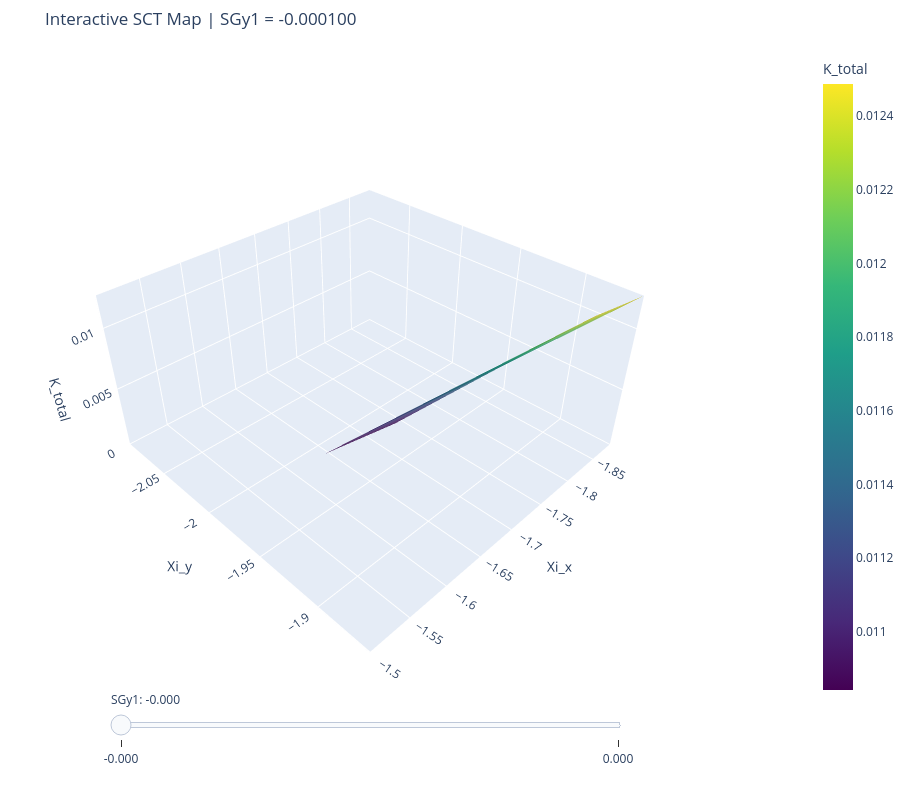

The notebook cell this image was saved under:
### Code cell
# 1. Выделяем натуральную точку (где все секступоли = 0)
#nat_row = df[(df['SGx1'] == 0) & (df['SGx2'] == 0) & (df['SGy1'] == 0) & (df['SGy2'] == 0)].iloc[0]

# 2. Список уникальных значений SGy1 для поверхностей
sgy_values = np.sort(df['SGy1'].unique())
num_slices = len(sgy_values)

fig = go.Figure()

# 3. Добавляем ПОВЕРХНОСТИ
for i, sgy in enumerate(sgy_values):
    df_slice = df[df['SGy1'] == sgy]
    fig.add_trace(go.Mesh3d(
        x=df_slice['chrom_x'], y=df_slice['chrom_y'], z=df_slice['K_total'],
        intensity=df_slice['K_total'], colorscale='Viridis', opacity=0.8,
        visible=(i == 0), showscale=True,
        colorbar=dict(title="K_total", x=1.1)
    ))

# 4. Добавляем "Идеальную цель" (0,0,0) - индекс в списке traces: num_slices
fig.add_trace(go.Scatter3d(
    x=[0], y=[0], z=[0],
    mode='markers', marker=dict(size=10, color='red', symbol='diamond', line=dict(width=2, color='white')),
    name='Ideal Target (0,0,0)', visible=True
))

# 6. Настройка ПОЛЗУНКА с учетом двух постоянных точек
steps = []
for i, sgy in enumerate(sgy_values):
    # Маска видимости: i-я поверхность + Target + Natural
    # Всего элементов в fig.data: num_slices (поверхности) + 2 (точки)
    vis_mask = [False] * num_slices + [True, True] 
    vis_mask[i] = True
    
    steps.append(dict(
        method="update",
        label=f"{sgy:.3f}",
        args=[{"visible": vis_mask},
              {"title": f"SCT Map | SGy1 = {sgy:.6f}"}]
    ))

fig.update_layout(
    sliders=[dict(
        active=0, len=0.7, x=0.15, y=0.05,
        steps=steps, currentvalue={"prefix": "SGy1: "}
    )],
    title=f"Interactive SCT Map | SGy1 = {sgy_values[0]:.6f}",
    scene=dict(
        xaxis_title='Xi_x', yaxis_title='Xi_y', zaxis_title='K_total',
        xaxis=dict(range=[df['chrom_x'].min(), df['chrom_x'].max()]),
        yaxis=dict(range=[df['chrom_y'].min(), df['chrom_y'].max()]),
        zaxis=dict(range=[0, df['K_total'].max()]),
        aspectratio=dict(x=1, y=1, z=0.5)
    ),
    margin=dict(l=0, r=100, b=100, t=50),
    height=800
)

fig.show()

### Figure 1 — Plotly figure (JSON) as saved in the notebook; plotly's stock layout.template omitted (floating-point values rounded to 4 significant figures)
{"data": [{"colorbar": {"title": {"text": "K_total"}, "x": 1.1}, "colorscale": [[0, "#440154"], [0.1111, "#482878"], [0.2222, "#3e4989"], [0.3333, "#31688e"], [0.4444, "#26828e"], [0.5556, "#1f9e89"], [0.6667, "#35b779"], [0.7778, "#6ece58"], [0.8889, "#b5de2b"], [1, "#fde725"]], "intensity": [0.01249, 0.01085, 0.01248, 0.01084], "opacity": 0.8, "showscale": true, "type": "mesh3d", "visible": true, "x": [-1.886, -1.587, -1.818, -1.519], "y": [-1.86, -1.895, -1.868, -1.902], "z": [0.01249, 0.01085, 0.01248, 0.01084]}, {"colorbar": {"title": {"text": "K_total"}, "x": 1.1}, "colorscale": [[0, "#440154"], [0.1111, "#482878"], [0.2222, "#3e4989"], [0.3333, "#31688e"], [0.4444, "#26828e"], [0.5556, "#1f9e89"], [0.6667, "#35b779"], [0.7778, "#6ece58"], [0.8889, "#b5de2b"], [1, "#fde725"]], "intensity": [0.0124, 0.01076, 0.01239, 0.01076], "opacity": 0.8, "showscale": true, "type": "mesh3d", "visible": false, "x": [-1.866, -1.567, -1.799, -1.5], "y": [-2.05, -2.084, -2.058, -2.092], "z": [0.0124, 0.01076, 0.01239, 0.01076]}, {"marker": {"color": "red", "line": {"color": "white", "width": 2}, "size": 10, "symbol": "diamond"}, "mode": "markers", "name": "Ideal Target (0,0,0)", "type": "scatter3d", "visible": true, "x": [0], "y": [0], "z": [0]}], "layout": {"height": 800, "margin": {"b": 100, "l": 0, "r": 100, "t": 50}, "scene": {"aspectratio": {"x": 1, "y": 1, "z": 0.5}, "xaxis": {"range": [-1.886, -1.5], "title": {"text": "Xi_x"}}, "yaxis": {"range": [-2.092, -1.86], "title": {"text": "Xi_y"}}, "zaxis": {"range": [0, 0.01249], "title": {"text": "K_total"}}}, "sliders": [{"active": 0, "currentvalue": {"prefix": "SGy1: "}, "len": 0.7, "steps": [{"args": [{"visible": [true, false, true, true]}, {"title": "SCT Map | SGy1 = -0.000100"}], "label": "-0.000", "method": "update"}, {"args": [{"visible": [false, true, true, true]}, {"title": "SCT Map | SGy1 = 0.000000"}], "label": "0.000", "method": "update"}], "x": 0.15, "y": 0.05}], "title": {"text": "Interactive SCT Map | SGy1 = -0.000100"}}}
